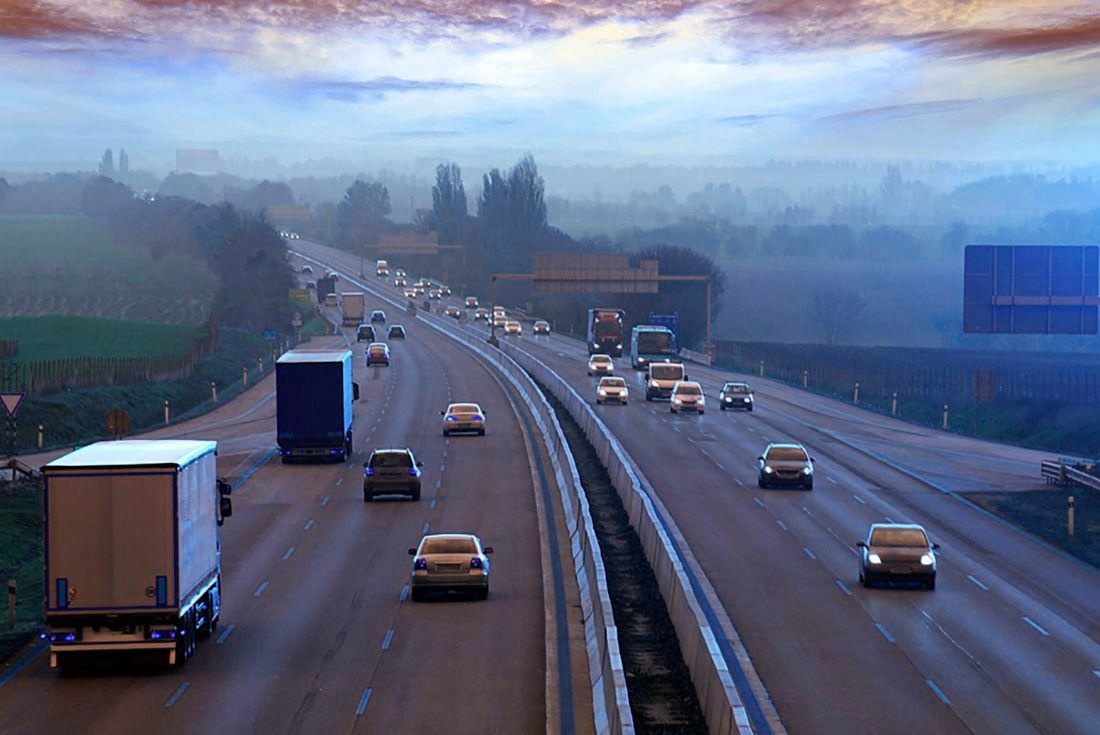
#> input picture Images/savedImage.jpg, 1100 x 735 px, found by its file name
$ jupyter execute --allow-errors '24 - Image Histogram.ipynb'
#> lines starting #> are read from the running program, lines starting #| are printed output that depends on the picture
## 24 - Image Histogram

Histogram is considered as a graph or plot which is related to frequency of pixels in an Gray Scale Image with pixel values (ranging from 0 to 255). Grayscale image is an image in which the value of each pixel is a single sample, that is, it carries only intensity information where pixel value varies from 0 to 255. Images of this sort, also known as black-and-white, are composed exclusively of shades of gray, varying from black at the weakest intensity to white at the strongest where Pixel can be considered as a every point in an image. How GrayScale Image looks like:

### cv2.calcHist(images, channels, mask, histSize, ranges[, hist[, accumulate]])
images :

it is the source image of type uint8 or float32 represented as “[img]”.

channels :

it is the index of channel for which we calculate histogram. For grayscale image, its value is [0] and color image, you can pass [0], [1] or [2] to calculate histogram of blue, green or red channel respectively.

mask :

mask image. To find histogram of full image, it is given as “None”.

histSize :

this represents our BIN count. For full scale, we pass [256].

ranges

: this is our RANGE. Normally, it is [0,256].

[cell 1]
import cv2
import matplotlib.pyplot as plt
import numpy as np

[cell 2]
image = cv2.imread("/Users/alireza/Coding/OpenCV_Learning/OpenCV_Learnings/Images/se1.png")
#> (the rest of this cell did not finish here and is left out)

#> (a cell that did not finish here is left out)

[cell 4]
image = cv2.imread("/Users/alireza/Coding/OpenCV_Learning/OpenCV_Learnings/Images/savedImage.jpg")
#> image is the input picture: shape (735, 1100, 3); mean B, G, R 136.2, 109.4, 98.3
histr = cv2.calcHist([image],[2],None,[256],[0,256])
#> histr = 256 values, max 12559 at index 75, min 77 at index 255, mean 3158.2
# show the plotting graph of an image
plt.plot(histr)
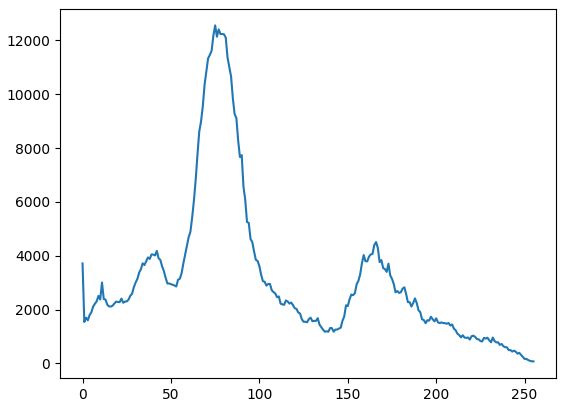
#> figure drawn by matplotlib, 1 panel; curve peaks at x = 75, y = 12559

[cell 5]
# alternative way to find histogram of an image
plt.hist(image.ravel(),256,[0,256])
plt.show()
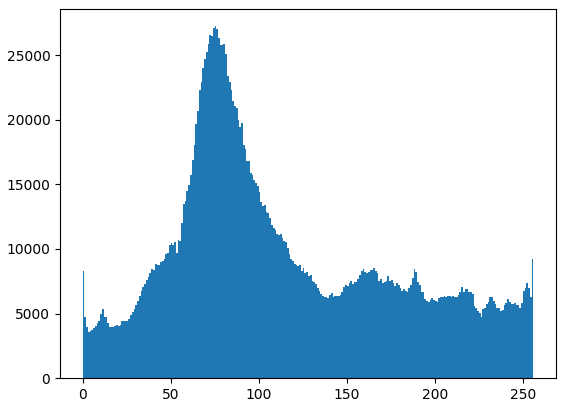
#> figure drawn by matplotlib, 1 panel; tallest bar 27239 high, from x = 75 to 76

Histogram equalization

is a method in image processing of contrast adjustment using the image's histogram. This method usually increases the global contrast of many images, especially when the usable data of the image is represented by close contrast values. Through this adjustment, the intensities can be better distributed on the histogram. This allows for areas of lower local contrast to gain a higher contrast. Histogram equalization accomplishes this by effectively spreading out the most frequent intensity values. The method is useful in images with backgrounds and foregrounds that are both bright or both dark. OpenCV has a function to do this,

cv2.equalizeHist()

. Its input is just grayscale image and output is our histogram equalized image.

[cell 6]
img = cv2.imread('/Users/alireza/Coding/OpenCV_Learning/OpenCV_Learnings/Images/img.jpg', 0) # it should be grayscale
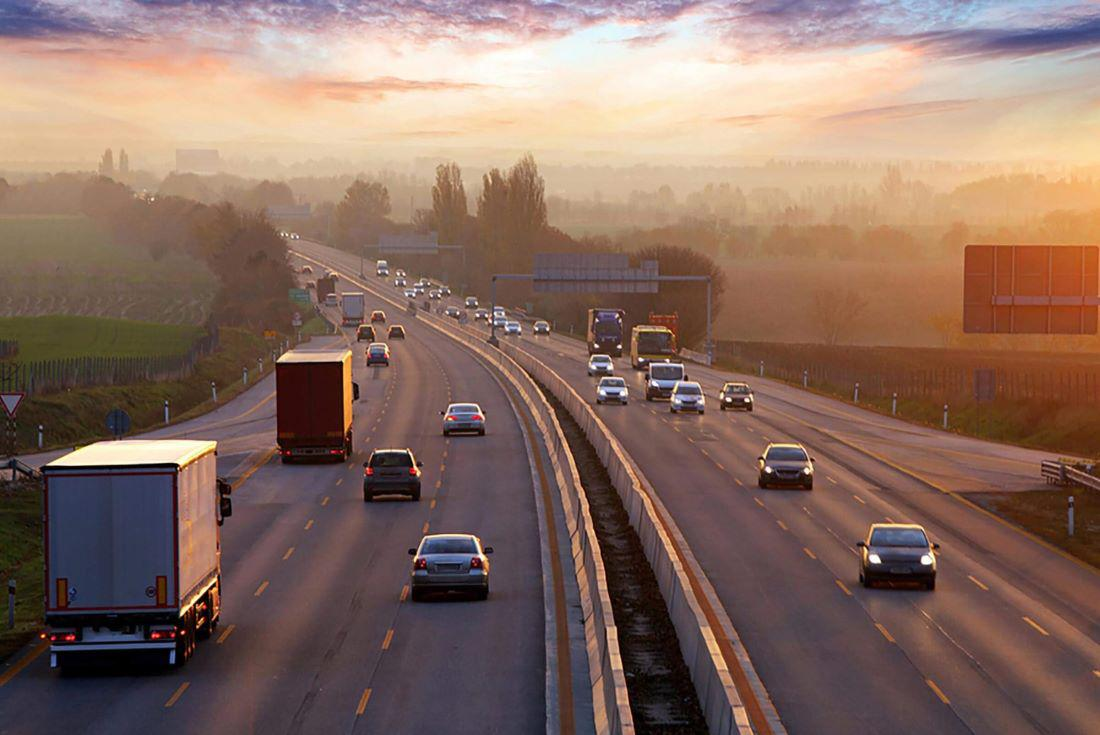
#> input picture Images/img.jpg, 1100 x 735 px, found by its file name
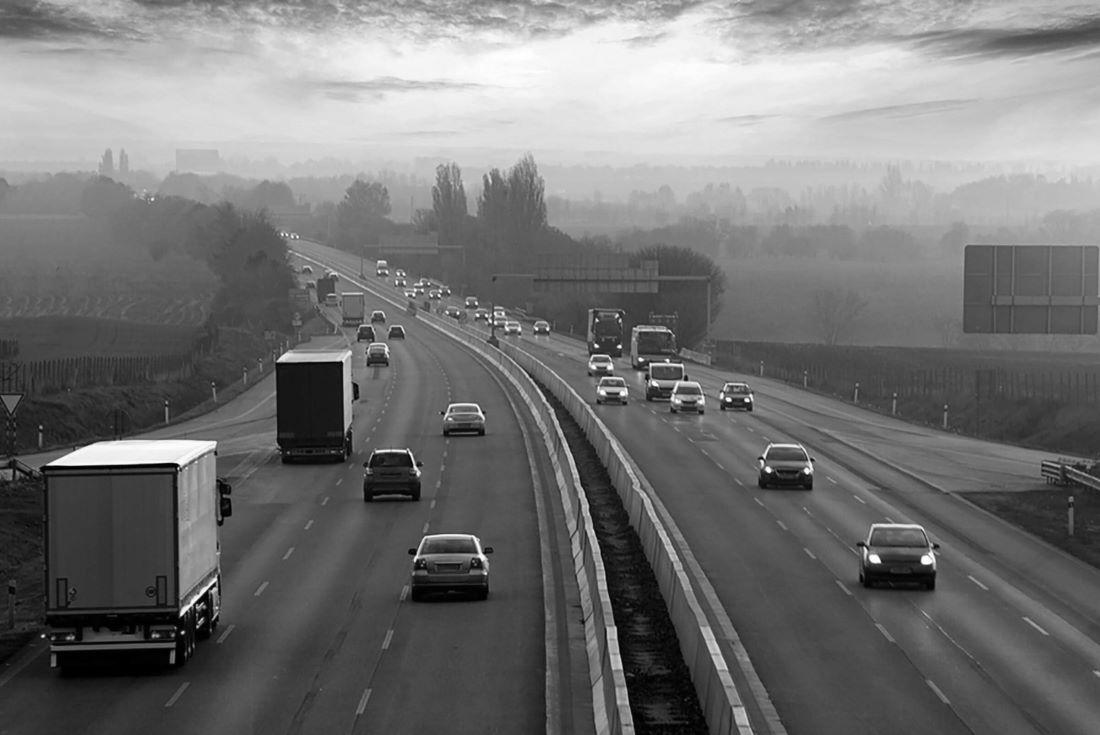
#> img: shape (735, 1100); min 0, max 255, mean 116.2

# creating a Histograms Equalization
equ = cv2.equalizeHist(img)
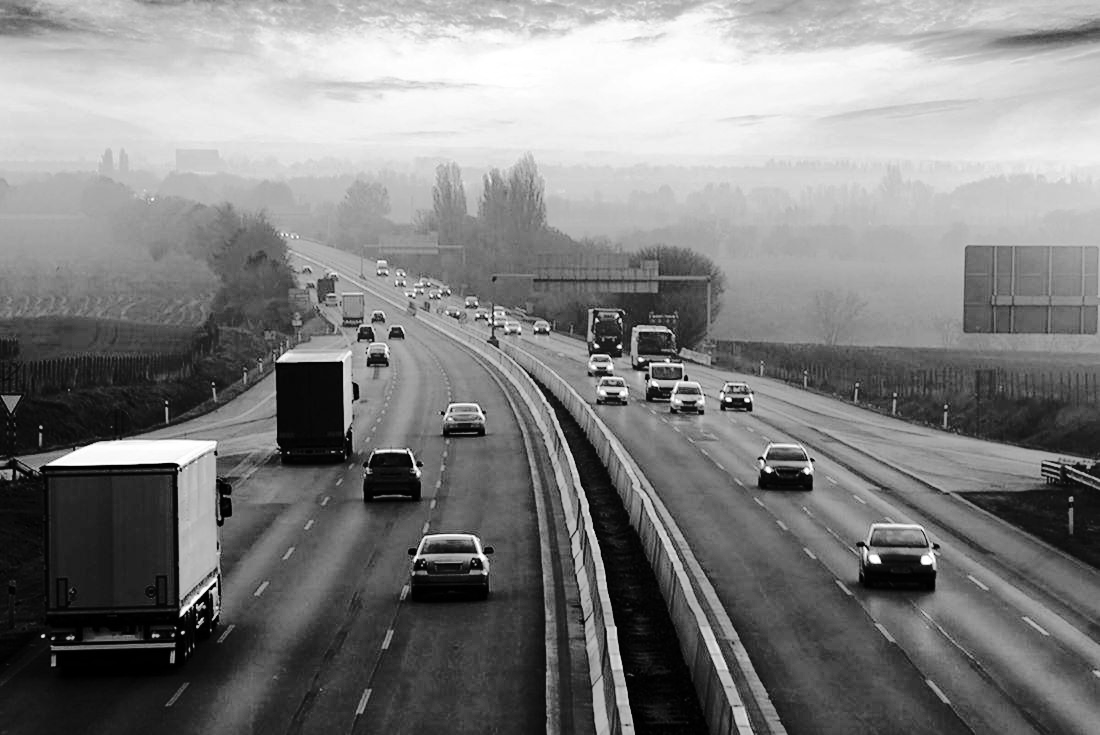
#> equ: shape (735, 1100); min 0, max 255, mean 127.9

# stacking images side-by-side
res = np.hstack((img, equ))
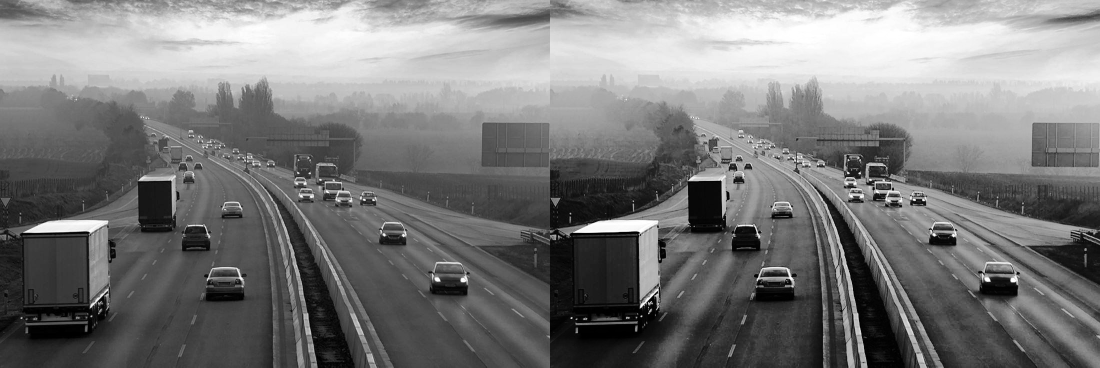
#> res: shape (735, 2200) (shown at 1/2 size); min 0, max 255, mean 122

# show image input vs output
plt.imshow(res)
